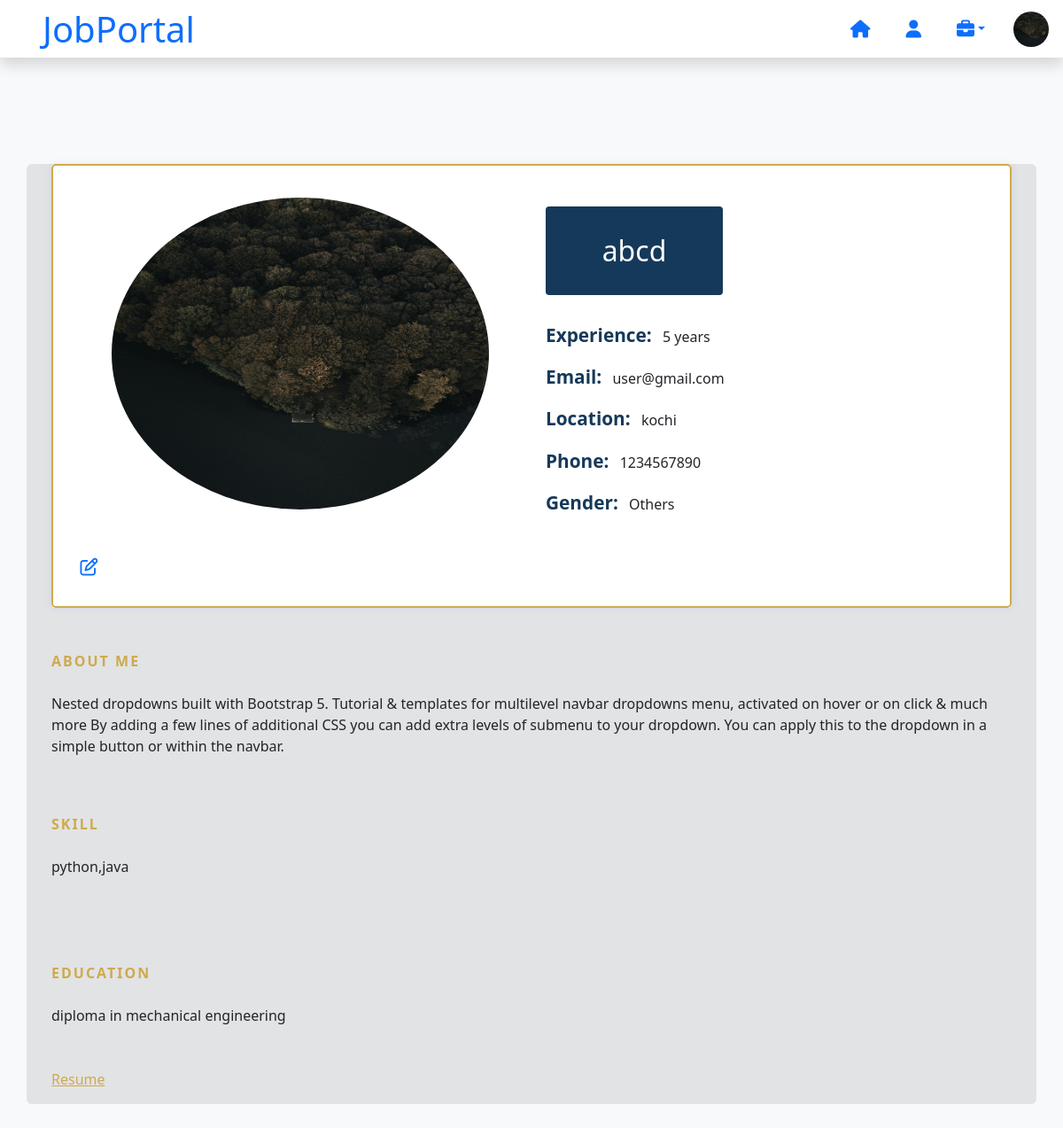
The page /candidate/profile/details/ (signed in) on the database its author committed.
### api/models.py (models this page shows, shortened)
class User(AbstractUser):
      options = (
        ("candidate","candidate"),
        ("employer","employer")
      )
      role = models.CharField(max_length=200,choices=options)

class CandidateProfile(models.Model):
    user = models.OneToOneField(User, on_delete=models.CASCADE,related_name='employeeprofile')
    phone = models.CharField(max_length=10)
    image = models.ImageField(upload_to="images",null=True)
    genders=(
            ('Male','Male'),
            ('Female','Female'),
            ('Other','Other')
        )
    gender = models.CharField(max_length=10,choices=genders)
    qualification = models.CharField(max_length=200)
    resume = models.FileField(upload_to="resumes",null=True)
    location = models.CharField(max_length=200)
    ready_to_relocate = models.BooleanField(default=False)
    skills = models.CharField(max_length=200)
    experience = models.CharField(max_length=200)
    description=models.CharField(max_length=500)

### Job/views.py (the view)
# urls.py: path('candidate/profile/details/',views.CandidateProfileDetailsView.as_view(),name='candidateprofile-details'),
@method_decorator(candidatedecs,name='dispatch')
class CandidateProfileDetailsView(TemplateView):
    template_name='candidateprofile-details.html'

### Job/views.py (called while the page is built)
def candidatesignin_required(fn):
    def wrapper(request,*args,**kwargs):
        if request.user.is_authenticated and request.user.role=='candidate':
            return fn(request,*args,**kwargs)
        else:
            return redirect('error')
    return wrapper

### Job/templates/candidateprofile-details.html (shortened to what this page needs)
{%extends 'candidate-base.html'%}
{%block body%}
<section class="bg-light">
    <div class="container">
        <div class="row bg-secondary-subtle pb-3 pe-3 ps-3 rounded-2">
            <div class="col-lg-12 mb-4 mb-sm-5">
                <div class="card card-style1 border-0">
                    <div class="card-body p-1-9 p-sm-2-3 p-md-6 p-lg-7 b">
                        <div class="row align-items-center ">
                            <div class="col-lg-6 mb-4 mb-lg-0 pb-5 pe-5 ps-5 " style="height: 400px;">
                                <img src="{{request.user.employeeprofile.image.url}}" alt="..."  height="100%" width="100%" class="rounded-circle">
                            </div>
                            <div class="col-lg-6 px-xl-10 p-3 ">
                                <div class="bg-secondary d-lg-inline-block py-1-9 px-1-9 px-sm-6 mb-1-9 rounded text-center " style="min-width: 200px;">
                                    <h3 class="h2 text-white mb-0">{{request.user.first_name}}{{request.user.last_name}}</h3>
                                </div>
                                <ul class="list-unstyled mb-1-9">
                                    <li class="mb-2 mb-xl-3 display-28"><span
                                            class="display-26 text-secondary me-2 font-weight-600">Experience:</span>
                                            {{request.user.employeeprofile.experience}}</li>
                                    <li class="mb-2 mb-xl-3 display-28"><span
                                            class="display-26 text-secondary me-2 font-weight-600">Email:</span>
                                            {{request.user.email}}</li>
                                    <li class="mb-2 mb-xl-3 display-28"><span
                                            class="display-26 text-secondary me-2 font-weight-600">Location:</span>
                                            {{request.user.employeeprofile.location}}</li>
                                    <li class="mb-2 mb-xl-3 display-28"><span
                                            class="display-26 text-secondary me-2 font-weight-600">Phone:</span>
                                            {{request.user.employeeprofile.phone}}</li>
                                    <li class="display-28"><span
                                            class="display-26 text-secondary me-2 font-weight-600">Gender:</span>
                                            {{request.user.employeeprofile.gender}}
                                    </li>
                                </ul>
                            </div>
                            <a href="{%url 'candidateprofile-edit' request.user.employeeprofile.id%}"><i class='far fa-edit' style="font-size: 20px;"></i></a>
                        </div>
                </div>
                </div>
            </div>
            <div class="col-lg-12 mb-4 mb-sm-5">
                <div>
                    <span class="section-title text-primary1 mb-3 mb-sm-4">About Me</span>
                    <p>{{request.user.employeeprofile.description}}</p>
                </div>
            </div>
            <div class="col-lg-12">
                <div class="row">
                    <div class="col-lg-12 mb-4 mb-sm-5">
                        <div class="mb-4 mb-sm-5">
                            <span class="section-title text-primary1 mb-3 mb-sm-4">Skill</span>
                            <p>{{request.user.employeeprofile.skills}}</p>
                        </div>
                    </div>
                </div>
                <div class='mb-5'>
                    <span class="section-title text-primary1 mb-3 mb-sm-4">Education</span>
                    <p>{{request.user.employeeprofile.qualification}}</p>
                </div>
                <div>
                    <a href=""  data-bs-toggle="modal" data-bs-target="#exampleModal" class="text-primary1">
                        Resume
                      </a>
                </div>
            </div>
        </div>
    </div>
</section>
{%endblock%}

### Job/templates/candidate-base.html (shortened to what this page needs)
<!DOCTYPE html>
<html lang="en">
<head>
    <link href="https://cdn.jsdelivr.net/npm/bootstrap@5.3.0-alpha3/dist/css/bootstrap.min.css" rel="stylesheet">
</head>
<body>
   <nav class=" navbar navbar-expand-lg bg-white navbar-light shadow sticky-top p-0">
    <a href="index.html" class="navbar-brand d-flex align-items-center text-center py-0 px-4 px-lg-5">
        <h1 class="m-0 text-primary">JobPortal</h1>
    </a>
    <div class="collapse navbar-collapse" id="navbarCollapse">
        <div class="navbar-nav ms-auto p-4 p-lg-0">
            <a href="{%url 'home'%}" class="nav-item nav-link active me-4 text-primary"><i class="fa-solid fa-house fa-lg" ></i></a>
            {%if request.user.employeeprofile%}
            <a href="{%url 'candidateprofile-details'%}" class="nav-item nav-link text-primary me-4"><i class="fa-solid fa-user fa-lg" ></i></a>
            {%else%}
            <a href="{%url 'candidateprofile-create'%}" class="nav-item nav-link text-primary me-4"><i class="fa-solid fa-user fa-lg" ></i></a>
            {%endif%}
            <div class="nav-item dropdown">
                <a href="#" class="nav-link dropdown-toggle me-4 text-primary" data-bs-toggle="dropdown"><i class="fa-solid fa-briefcase fa-lg"></i></a>
            </div>
            <div class="dropdown me-3" >
                <img src="{{request.user.employeeprofile.image.url}}" class="rounded-circle"  data-bs-toggle="dropdown" aria-expanded="false" height="40px" width="40px">
              </div>
        </div>
    </div>
</nav>
{%block body%}
{%endblock%}
</body>
</html>

### Job/templates/candidate-base.html (style rules this page uses)
.navbar { height: 65px; }

### Job/templates/candidateprofile-details.html (style rules this page uses)
.b { border: #ceaa4d 2px solid; border-radius: 5px; }
.card-style1 { box-shadow: 0px 0px 10px 0px rgb(89 75 128 / 9%); }
.border-0 { border: 0 !important; }
.card { position: relative; display: flex; flex-direction: column; min-width: 0; word-wrap: break-word; background-color: #fff; background-clip: border-box; border: 1px solid rgba(0, 0, 0, .125); border-radius: 0.25rem; }
section { padding: 120px 0; overflow: hidden; background: #fff; }
.section-title { font-weight: 600; letter-spacing: 2px; text-transform: uppercase; margin-bottom: 10px; position: relative; display: inline-block; }
.text-primary1 { color: #ceaa4d !important; }
.text-secondary { color: #15395A !important; }
.font-weight-600 { font-weight: 600; }
.display-26 { font-size: 1.3rem; }
@media screen and (min-width: 992px) { .p-lg-7 { padding: 4rem; } }
@media screen and (min-width: 768px) { .p-md-6 { padding: 3.5rem; } }
@media screen and (min-width: 576px) { .p-sm-2-3 { padding: 2.3rem; } }
.p-1-9 { padding: 1.9rem; }
.bg-secondary { background: #15395A !important; }
@media screen and (min-width: 576px) { .pe-sm-6, .px-sm-6 { padding-right: 3.5rem; } }
@media screen and (min-width: 576px) { .ps-sm-6, .px-sm-6 { padding-left: 3.5rem; } }
.pe-1-9, .px-1-9 { padding-right: 1.9rem; }
.ps-1-9, .px-1-9 { padding-left: 1.9rem; }
.pb-1-9, .py-1-9 { padding-bottom: 1.9rem; }
.pt-1-9, .py-1-9 { padding-top: 1.9rem; }
.mb-1-9, .my-1-9 { margin-bottom: 1.9rem; }
@media (min-width: 992px) { .d-lg-inline-block { display: inline-block !important; } }
.rounded { border-radius: 0.25rem !important; }

### rows shown on the page
User: user.employeeprofile.image (picture), user.first_name "ab", user.last_name "cd", user.employeeprofile.experience "5 years", user.email "user@gmail.com", user.employeeprofile.location "kochi", user.employeeprofile.phone "1234567890", user.employeeprofile.gender "Others", user.employeeprofile.description "Nested dropdowns built with Bootstrap 5. Tutorial & templates for multilevel navbar dropdowns menu, activated on hover or on click & much more By adding a few lines of additional CSS you can add extra levels of submenu to your dropdown. You can apply this to the dropdown in a simple button or within the navbar.", user.employeeprofile.skills "python,java", user.employeeprofile.qualification "diploma in mechanical engineering"
